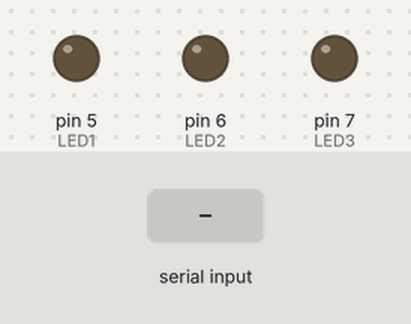
The sketch below on a simulated Arduino Uno, built with avr-gcc and run on an emulated ATmega328P. Shown: output pins drawn as LEDs (lit = HIGH). Inputs (shaded band) come from the test bench.

Above: at 1.2 s.
1.3 s: "1" received over Serial
At 1.8 s:
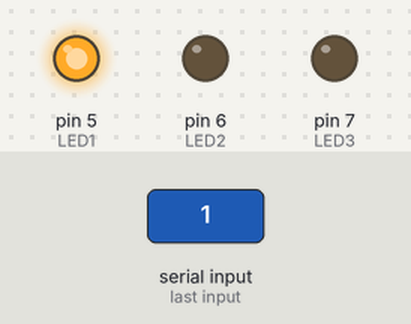
2.8 s: "2" received over Serial
At 4.0 s:
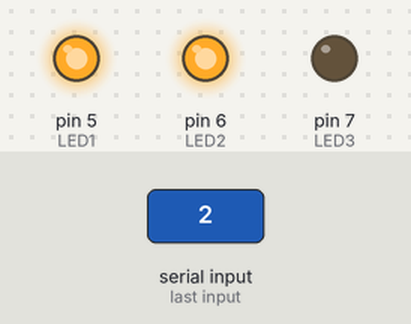
4.3 s: "3" received over Serial
At 5.3 s:
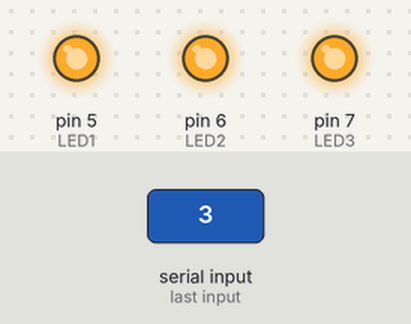
5.8 s: "1" received over Serial
At 6.5 s:
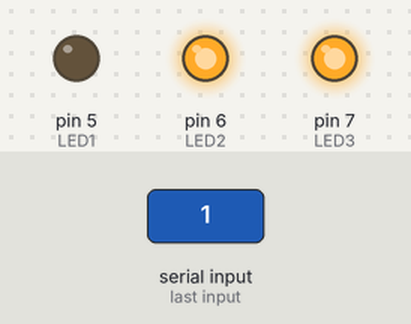
7.3 s: "2" received over Serial
At 7.6 s:
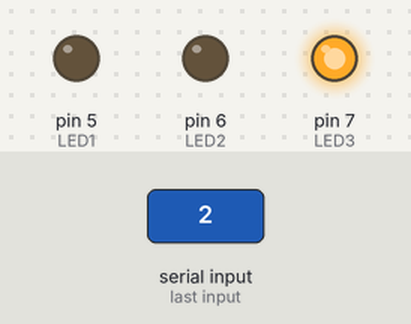
Timing chart, 0 to 9.8 s (numbered marks = the images above; inputs shaded):
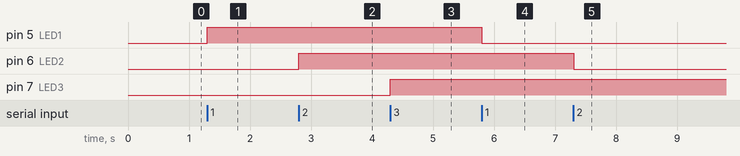

Measured:
- after the input at 1.3 s, pin 5 (LED1): LOW → HIGH at once
- after the input at 2.8 s, pin 6 (LED2): LOW → HIGH at once
- after the input at 4.3 s, pin 7 (LED3): LOW → HIGH at once
- after the input at 5.8 s, pin 5 (LED1): HIGH → LOW at once
- after the input at 7.3 s, pin 6 (LED2): HIGH → LOW at once

The sketch:

monitorserial.ino
```cpp
/*Declaração da conexão dos componentes nos pinos*/
#define LED1 5
#define LED2 6
#define LED3 7

/*Declaração da função*/
void ler_teclado();

void setup()   {

  // inicializamos a porta serial onde vamos escrever
  //os dados que serao lidos pela função Serial.read()
  Serial.begin(9600);

  /*Inicializa pinos dos LEDs como saída*/
  pinMode(LED1, OUTPUT);
  pinMode(LED2, OUTPUT);
  pinMode(LED3, OUTPUT);

  }

  void loop()
{
  ler_teclado();
}

void ler_teclado() {
  /*A função Serial.available() retorna um valor diferente de 0 se tiver algo para ler no monitor*/
  if (Serial.available() != 0)
  {
    char tecla;             //inicializa uma variavel do tipo char chamada tecla
    /*A função Serial.read() lê o que foi escrito no monitor e o valor será armazenado em "tecla"  */
    tecla = Serial.read();

    //Cada tecla controla um LED
    switch (tecla)
    {
      case '1':
        digitalWrite(LED1, !digitalRead(LED1));
        break;
      case '2':
        digitalWrite(LED2, !digitalRead(LED2));
        break;
      case '3':
        digitalWrite(LED3, !digitalRead(LED3));
        break;
      default:
        break;
     }
   }
 }
```
